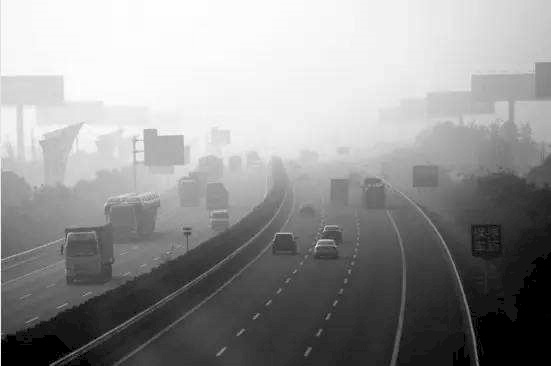
#> input picture image_processing/images/car_fog_gray.jpg, 551 x 366 px
$ python Canny_prewitt.py   (older library calls are emulated)
#> lines starting #> are read from the running program, lines starting #| are printed output that depends on the picture
#> further down, temImg is the input picture: shape (366, 551, 3); min 0, max 255, mean 148.7
import cv2
import numpy as np
import math

dire = [[-1, 1],
        [0, 1],
        [1, 1],
        [-1, 0],
        [0, 0],
        [1, 0],
        [-1, -1],
        [0, -1],
        [1, -1]]


def GaussTemplate(kernelSize, sigma):
#> called with kernelSize = 2, sigma = 30
    tem = int(kernelSize / 2)
    out = np.zeros([kernelSize, kernelSize])
    temSum = 0
    for i in range(0, kernelSize):
        x2 = (i - tem) ** 2
        for j in range(0, kernelSize):
            y2 = (j - tem) ** 2
            out[i][j] = math.exp(-(x2 + y2) / 2 / sigma / sigma) / 2 / math.pi / sigma / sigma
            temSum = temSum + out[i][j]
    for i in range(0, kernelSize):
        for j in range(0, kernelSize):
            out[i][j] = out[i][j] / temSum
    return out


def GaussFilter(img, kernelSize, sigma):
    filterTemplate = GaussTemplate(kernelSize, sigma)
    out = np.zeros([np.shape(img)[0] - int(kernelSize/2), np.shape(img)[1] - int(kernelSize/2)])
    for i in range(int(kernelSize/2), np.shape(img)[0] - int(kernelSize/2)):
        for j in range(int(kernelSize/2), np.shape(img)[1] - int(kernelSize/2)):
            temSum = 0
            for k in range(0, kernelSize):
                for l in range(0, kernelSize):
                    temSum = temSum + img[i - int(kernelSize/2) + k][j - int(kernelSize/2) + l] * filterTemplate[k][l]
            out[i][j] = int(temSum)
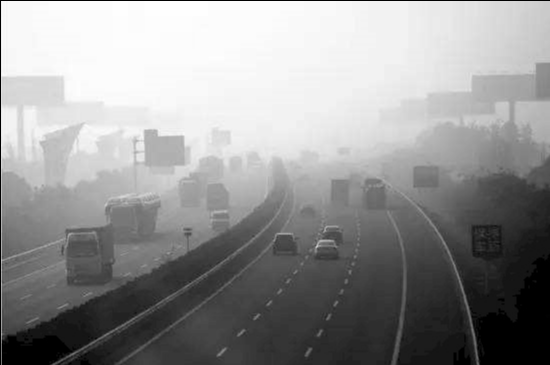
#> out: shape (365, 550) float64; min 0, max 254, mean 148.1
    out = np.clip(out, 0, 255)
    out = np.uint8(out)
    print(out)
#> (printed output is left out)
    return out


def PrewittOperator(img, threshold):
#> called with threshold = 80
    Prewitt_x = [[-1, 0, 1], [-1, 0, 1], [-1, 0, 1]]
    Prewitt_y = [[1, 1, 1], [0, 0, 0], [-1, -1, -1]]
    out = np.zeros(np.shape(img))
    out_x = out
    out_y = out
    for i in range(1, img.shape[0] - 1):
        for j in range(1, img.shape[1] - 1):
            temSum_x = 0
            temSum_y = 0
            for k in range(0, 3):
                for l in range(0, 3):
                    temSum_x = temSum_x + Prewitt_x[k][l] * int(img[i+k-1][j+l-1])
                    temSum_y = temSum_y + Prewitt_y[k][l] * int(img[i+k-1][j+l-1])
            temSum_x = temSum_x * temSum_x
            temSum_y = temSum_y * temSum_y
            temSum = temSum_x + temSum_y
            out_x[i][j] = math.sqrt(temSum_x)
            out_y[i][j] = math.sqrt(temSum_y)
            out[i][j] = math.sqrt(temSum)
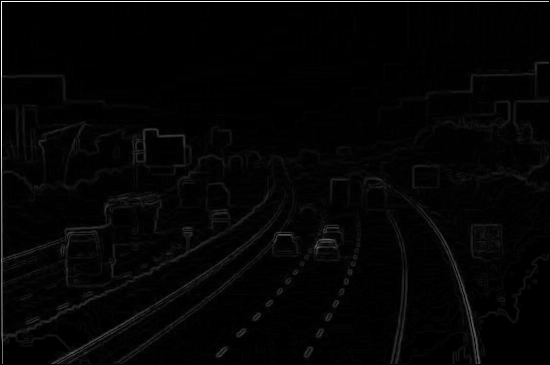
#> out: shape (365, 550) float64; min 0, max 762, mean 14.8; drawn with min black and max white

    out_x = np.uint8(out_x)
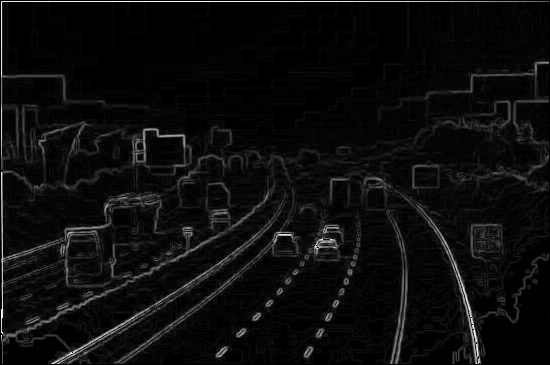
#> out_x: shape (365, 550); min 0, max 255, mean 12.5
    out_y = np.uint8(out_y)
    out = np.uint8(out)

    out_x = np.clip(out_x, 0, 255)
    out_y = np.clip(out_y, 0, 255)
    out = np.clip(out, 0, 255)
    ''''''
    for i in range(1, img.shape[0] - 1):
        for j in range(1, img.shape[1] - 1):
            if threshold < out[i][j]:
                out[i][j] = 0
            else:
                out[i][j] = 255
            if threshold < out_x[i][j]:
                out_x[i][j] = 0
            else:
                out_x[i][j] = 255
            if threshold < out_y[i][j]:
                out_y[i][j] = 0
            else:
                out_y[i][j] = 255
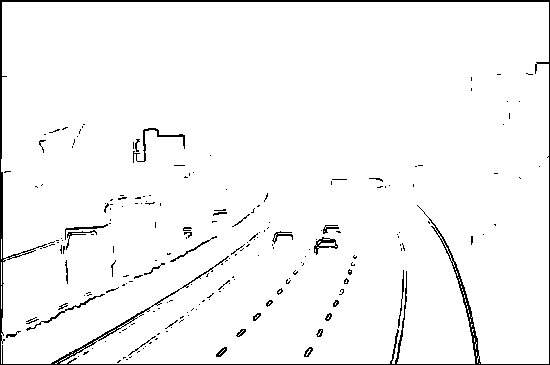
#> out: shape (365, 550); 96.6% white; black in thin lines or dots

    '''
    img2 = cv2.Prewitt(img, cv2.CV_16S, 1, 1)
    img2 = cv2.convertScaleAbs(img2)
    cv2.imshow("img2", img2)
    '''

    '''
    cv2.imshow("out_y", out_y)
    cv2.imshow("out_x", out_x)
    cv2.imshow("out", out)
    cv2.imshow("img2", img2)
    cv2.waitKey()
    '''
    return [out_x, out_y, out]


def CannyEdgeDetection(img, kernelSize, sigma, threshold):
    out = img
    lev = img
    theta = img

    img = GaussFilter(img, kernelSize, sigma)
    [img_x, img_y, img] = PrewittOperator(img, threshold)

#    img_x = cv2.Prewitt(img, cv2.CV_16S, 1, 0)
#    img_y = cv2.Prewitt(img, cv2.CV_16S, 0, 1)
#    img = cv2.Prewitt(img, cv2.CV_16S, 1, 1)
    cv2.imshow("imgx", img_x)
    cv2.imshow("imgy", img_y)
    cv2.imshow("img1", img)
    '''
    cv2.waitKey()
    img_x = np.clip(img_x, 1, 255)
    img_y = np.clip(img_x, 1, 255)
    img = np.clip(img_x, 1, 255)
    '''
    for i in range(1, img.shape[0] - 1):
        for j in range(1, img.shape[1] - 1):
            theta[i][j] = math.atan(int(img_y[i][j]+1) / int(img_x[i][j]+1))
            lev[i][j] = math.sqrt(int(img_x[i][j]) ** 2 + int(img_y[i][j]) ** 2)
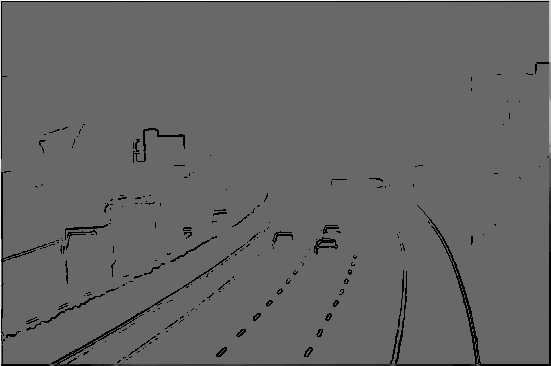
#> lev: shape (366, 551); min 0, max 254, mean 101.5
#    print(att)
#    print(theta)
    lev = cv2.convertScaleAbs(lev)
    theta = cv2.convertScaleAbs(theta)
    cv2.imshow("lev", lev)
    cv2.imshow("theta", theta)
    cv2.waitKey()

'''
temImg = cv2.imread("images/car_fog_gray.jpg")
#temImg = cv2.imread("images/sunflower_240p_gray.jpg")
temImg = cv2.cvtColor(temImg, cv2.COLOR_BGR2GRAY)

cv2.imshow("img", temImg)
cv2.waitKey()
temImg = GaussFilter(temImg, 3, 3)
cv2.imshow("img", temImg)
cv2.waitKey()
'''
'''
imgs = SobelOperator(temImg, 150)
cv2.imshow("imgx", imgs[0])
cv2.imshow("imgy", imgs[1])
cv2.imshow("img1", imgs[2])
cv2.waitKey()
'''

'''
cv2.imshow("img", temImg)
cv2.waitKey()
'''

''''''
temImg = cv2.imread("images/car_fog_gray.jpg")
temImg = cv2.cvtColor(temImg, cv2.COLOR_BGR2GRAY)
CannyEdgeDetection(temImg, 2, 30, 80)
